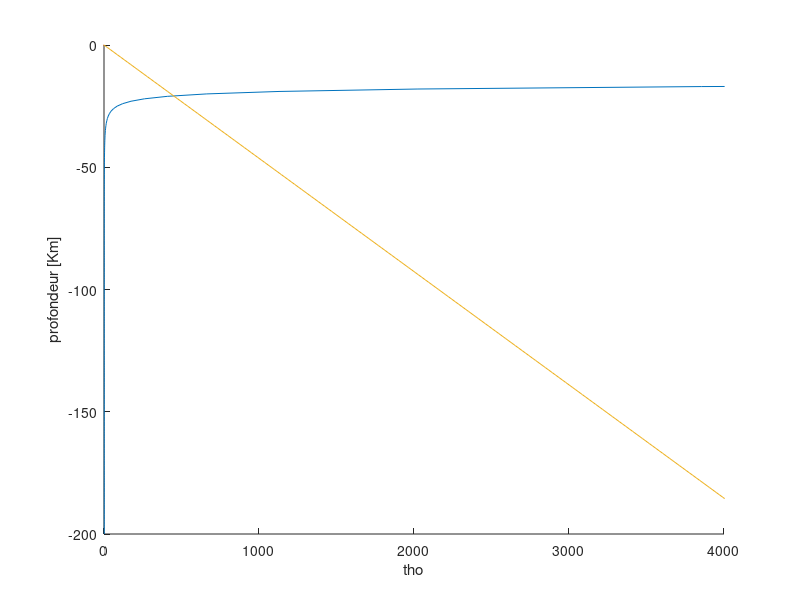

MATLAB code for this plot:
% programme M2 sciences de la terre
%First program
%simple rheologic profil
clear;
close all
%----------------------------------------------------------------------------
%parameters
T0=0;               %temperature de surface [c]
Tm=1350             %temperature d'asthénosphere [c]
kappa=1e-6;         %diffusivity [m2/s]
zmin=0 ;            %profondeur min  [km]
zmax=200;           %prof max [Km]
dz=1;                 % resolution
Tage=10;
%-----------------------------------------------------------------------------
% unité (SI)
zmin=zmin*1e3                 % en [m]
zmax=zmax*1e3
dz=dz*1e3
Tage=Tage*1e6*365*24*3600;    % (Ma)
%----------------------pour un seul valeur Tage (en 1D)------------------------------------------------------

Tab1d_z=zmin:dz:zmax;                         % remplire un tab par valeur de zmin à zmax avec un pas de dz=1
T= zeros(size(Tab1d_z))                       % faire un vecteur de même size que Tab

T=Tm+(T0-Tm)*erfc(Tab1d_z./(2*sqrt(kappa*Tage)))

T=T+273.15;            % [k]

%---------------------------------
n=3.6;
A=(1e6)^(-n)*10^(4.5);        %Pa/s
Q=535000;                 % j/mol
R=8.3144;           %j/k*mol
eps=1e-12;           % s-1
phi=30;
C=50000;
rho=3300;             % kg/m2
g=9.81;            % m/s
%segma3=rho*g*z
%segma=size(Tab1d_z)
%-----------------------------loi flg------------
a=exp(Q./(R.*T))./A;
tho=zeros(size(Tab1d_z));
tho =(eps.*a).^(1/n);

figure(2),hold on
plot(tho/1e6,-Tab1d_z/(1e3)),
xlim([0 4000]), ylim([-200 0])

p=rho.*g.*Tab1d_z
tho1=p*sin(phi);
figure(2)
plot(tho1/1e6,-Tab1d_z/(1e3)),
xlim([0 4000]), ylim([-200 0])
% %-----------------------------------

% %pour un extension
segma1=rho.*g.*Tab1d_z
segma3=-((2*C*cosd(phi)-segma1.*(1-sind(phi)))/(1+sind(phi)))
tho1=segma1-segma3
hold on
plot(tho1/1e6,-Tab1d_z/(1e3))
ylabel('profondeur [Km]')
xlabel('tho')
